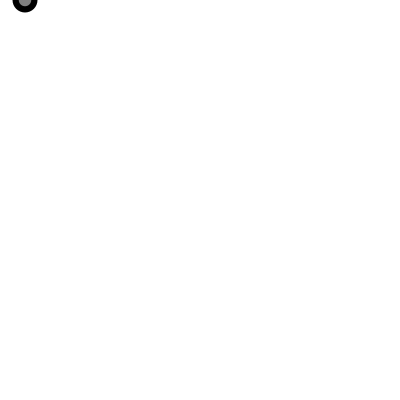
Frame 1 (no input)
Frame 60 (the mouse pressed at the canvas centre just before this capture): identical to frame 1, image omitted
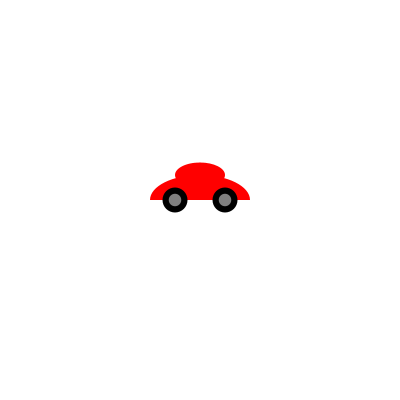
Frame 120 (the mouse held since frame 60 and released just before this capture)

The Processing sketch that drew these frames (run headless with seeded random() and noise(); from frame 60 on, the mouse is pressed at the canvas centre):

// Processing sketch: processing_98918
// ── processing_98918.pde

float carWidth;
float carHeight = 50;
float wheelSize;

void setup()
{
  size(400, 400);
  background(255, 255, 255);
  smooth();
  
  carWidth = carHeight * 2;
  wheelSize = carHeight / 2;
}

void draw()
{
  background(255, 255, 255);

  noStroke();
  fill(255, 0, 0);
  
  // Draw car top:
  ellipse(mouseX, mouseY-carHeight/2, carHeight, carHeight/2);

  // Draw car body:
  ellipse(mouseX, mouseY, carWidth, carHeight);  
  fill(255, 255, 255);
  rect(mouseX-carWidth/2, mouseY, carWidth, carHeight);

  // Draw wheels:
  fill(0, 0, 0);
  ellipse(mouseX-carWidth/4, mouseY, wheelSize, wheelSize);
  ellipse(mouseX+carWidth/4, mouseY, wheelSize, wheelSize);
  fill(128, 128, 128);
  ellipse(mouseX-carWidth/4, mouseY, wheelSize/2, wheelSize/2);
  ellipse(mouseX+carWidth/4, mouseY, wheelSize/2, wheelSize/2);
  

  
}
